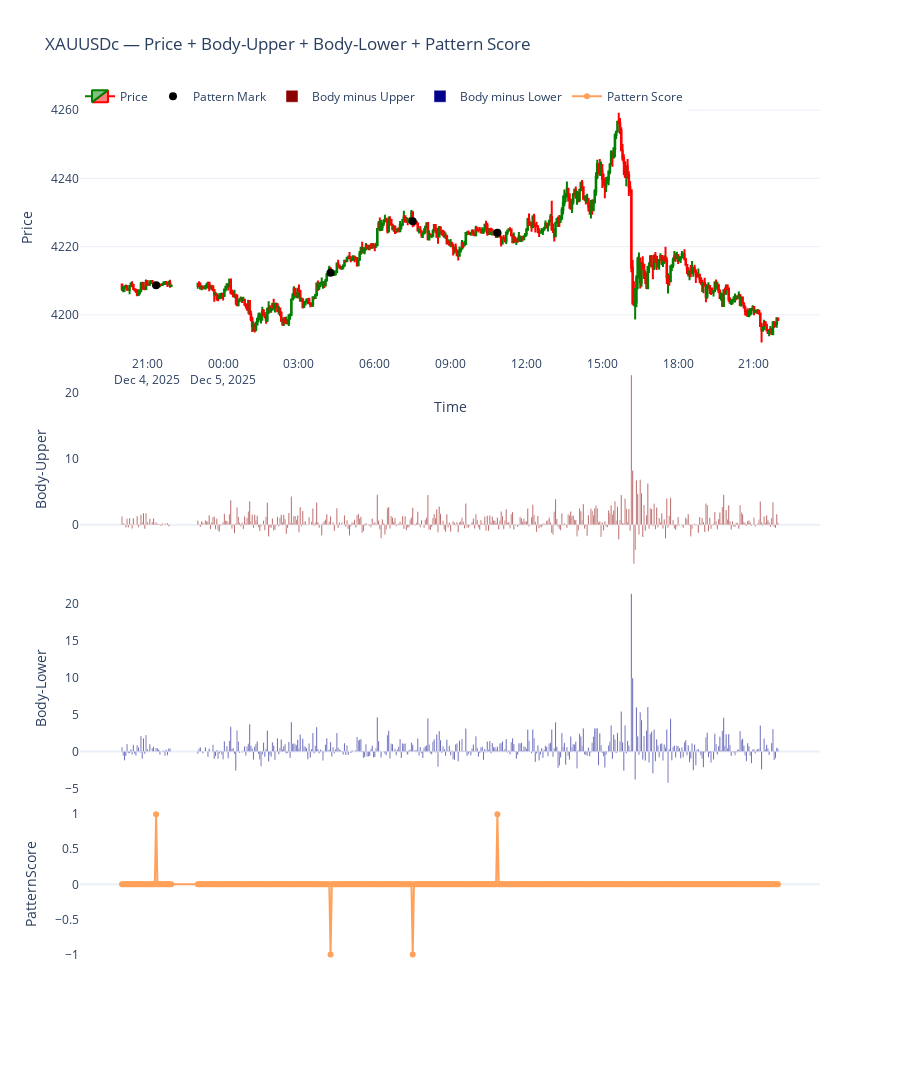

Write notebook code for a chart like this one.
### Markdown cell above
The '(Position 0, -1, and -2) candlesticks must have a corresponding must both body-upper and body-lower positive value, otherwise of body-upper 'and' or 'or' body-lower value is negative then don't mark the signal,

Three-panel layout
• Price
• Body-minus-upper
• Body-minus-lower

Pattern logic

New rule:
All (0, -1, -2) must have both body-minus-upper > 0 AND body-minus-lower > 0, otherwise no signal.

Pattern score pane + marker on price

### Code cell
import MetaTrader5 as mt5 
import pandas as pd
import numpy as np
import plotly.graph_objects as go
from datetime import datetime, timedelta

# -------------------------
# Initialize MT5
# -------------------------
if not mt5.initialize():
    print("MT5 initialization failed")
    mt5.shutdown()

# -------------------------
# Fetch 3-minute data
# -------------------------
symbol = "XAUUSDc"
timeframe = mt5.TIMEFRAME_M3
n_bars = 500
utc_from = datetime.now() - timedelta(days=5)

rates = mt5.copy_rates_from(symbol, timeframe, utc_from, n_bars)
mt5.shutdown()

# -------------------------
# Convert to DataFrame
# -------------------------
df = pd.DataFrame(rates)
df['time'] = pd.to_datetime(df['time'], unit='s')
df.set_index('time', inplace=True)
df = df[df.index.dayofweek < 5]

# -------------------------
# Calculations needed
# -------------------------
df['body'] = abs(df['close'] - df['open'])
df['upper_wick'] = df['high'] - df[['open','close']].max(axis=1)
df['lower_wick'] = df[['open','close']].min(axis=1) - df['low']

df['body_minus_upper'] = df['body'] - df['upper_wick']
df['body_minus_lower'] = df['body'] - df['lower_wick']

# -------------------------
# Pattern Score Logic with positive body-upper & body-lower requirement
# -------------------------
pattern_score = []
pattern_mark = []

for i in range(len(df)):
    if i < 2:
        pattern_score.append(0)
        pattern_mark.append(np.nan)
        continue

    i0 = i
    i1 = i - 1
    i2 = i - 2

    o0, h0, l0, c0 = df['open'].iloc[i0], df['high'].iloc[i0], df['low'].iloc[i0], df['close'].iloc[i0]
    o1, h1, l1, c1 = df['open'].iloc[i1], df['high'].iloc[i1], df['low'].iloc[i1], df['close'].iloc[i1]
    o2, h2, l2, c2 = df['open'].iloc[i2], df['high'].iloc[i2], df['low'].iloc[i2], df['close'].iloc[i2]

    # Required condition: body-upper and body-lower must ALL be positive for 0, -1, -2
    valid_bu_bl = (
        df['body_minus_upper'].iloc[i0] > 0 and df['body_minus_lower'].iloc[i0] > 0 and
        df['body_minus_upper'].iloc[i1] > 0 and df['body_minus_lower'].iloc[i1] > 0 and
        df['body_minus_upper'].iloc[i2] > 0 and df['body_minus_lower'].iloc[i2] > 0
    )

    if not valid_bu_bl:
        pattern_score.append(0)
        pattern_mark.append(np.nan)
        continue

    curr_bearish = c0 < o0
    curr_bullish = c0 > o0

    prev_bullish = c1 > o1
    prev_bearish = c1 < o1

    prev2_bullish = c2 > o2
    prev2_bearish = c2 < o2

    score = 0
    mark = np.nan

    # ---------------------------------------
    # Bearish Pattern
    # ---------------------------------------
    if curr_bearish and prev_bullish and prev2_bullish:
        if (c0 < o1) and (h1 > h2) and (h1 > h0):
            score = -1
            mark = c0

    # ---------------------------------------
    # Bullish Pattern
    # ---------------------------------------
    if curr_bullish and prev_bearish and prev2_bearish:
        if (c0 > o1) and (l1 < l2) and (l1 < l0):
            score = 1
            mark = c0

    pattern_score.append(score)
    pattern_mark.append(mark)

df['pattern_score'] = pattern_score
df['pattern_mark'] = pattern_mark

# -------------------------
# Plot: Price + Body-Upper + Body-Lower + Pattern Score
# -------------------------
fig = go.Figure()

# Pane 1 — Price
fig.add_trace(go.Candlestick(
    x=df.index,
    open=df['open'],
    high=df['high'],
    low=df['low'],
    close=df['close'],
    name='Price',
    increasing_line_color='green',
    decreasing_line_color='red'
))

# Pattern Markers
fig.add_trace(go.Scatter(
    x=df.index,
    y=df['pattern_mark'],
    mode='markers',
    marker=dict(size=8, color='black'),
    name='Pattern Mark'
))

# Pane 2 — Body minus upper wick
fig.add_trace(go.Bar(
    x=df.index,
    y=df['body_minus_upper'],
    name='Body minus Upper',
    marker_color='darkred',
    yaxis='y2'
))

# Pane 3 — Body minus lower wick
fig.add_trace(go.Bar(
    x=df.index,
    y=df['body_minus_lower'],
    name='Body minus Lower',
    marker_color='darkblue',
    yaxis='y3'
))

# Pane 4 — Pattern Score
fig.add_trace(go.Scatter(
    x=df.index,
    y=df['pattern_score'],
    mode='lines+markers',
    name='Pattern Score',
    marker=dict(size=6),
    yaxis='y4'
))

# Layout
fig.update_layout(
    template='plotly_white',
    title='XAUUSDc — Price + Body-Upper + Body-Lower + Pattern Score',
    xaxis=dict(title='Time', rangeslider=dict(visible=False)),

    yaxis=dict(title='Price',         domain=[0.72, 1]),
    yaxis2=dict(title='Body-Upper',   domain=[0.48, 0.71], showgrid=False),
    yaxis3=dict(title='Body-Lower',   domain=[0.24, 0.47], showgrid=False),
    yaxis4=dict(title='PatternScore', domain=[0.05, 0.23], showgrid=False),

    legend=dict(orientation='h', y=1.02, x=0),
    height=1350
)

fig.show()

### Figure 1 — Plotly figure (JSON) as saved in the notebook; plotly's stock layout.template omitted (floating-point values rounded to 4 significant figures; data arrays with more than 128 entries replaced by an {"elided": "..."} marker saying what was removed)
{"data": [{"close": {"elided": "500 float values"}, "decreasing": {"line": {"color": "red"}}, "high": {"elided": "500 float values"}, "increasing": {"line": {"color": "green"}}, "low": {"elided": "500 float values"}, "name": "Price", "open": {"elided": "500 float values"}, "type": "candlestick", "x": {"elided": "500 str values"}}, {"marker": {"color": "black", "size": 8}, "mode": "markers", "name": "Pattern Mark", "type": "scatter", "x": {"elided": "500 str values"}, "y": {"elided": "500 float values"}}, {"marker": {"color": "darkred"}, "name": "Body minus Upper", "type": "bar", "x": {"elided": "500 str values"}, "y": {"elided": "500 float values"}, "yaxis": "y2"}, {"marker": {"color": "darkblue"}, "name": "Body minus Lower", "type": "bar", "x": {"elided": "500 str values"}, "y": {"elided": "500 float values"}, "yaxis": "y3"}, {"marker": {"size": 6}, "mode": "lines+markers", "name": "Pattern Score", "type": "scatter", "x": {"elided": "500 str values"}, "y": {"elided": "500 int values"}, "yaxis": "y4"}], "layout": {"height": 1350, "legend": {"orientation": "h", "x": 0, "y": 1.02}, "title": {"text": "XAUUSDc — Price + Body-Upper + Body-Lower + Pattern Score"}, "xaxis": {"rangeslider": {"visible": false}, "title": {"text": "Time"}}, "yaxis": {"domain": [0.72, 1], "title": {"text": "Price"}}, "yaxis2": {"domain": [0.48, 0.71], "showgrid": false, "title": {"text": "Body-Upper"}}, "yaxis3": {"domain": [0.24, 0.47], "showgrid": false, "title": {"text": "Body-Lower"}}, "yaxis4": {"domain": [0.05, 0.23], "showgrid": false, "title": {"text": "PatternScore"}}}}
